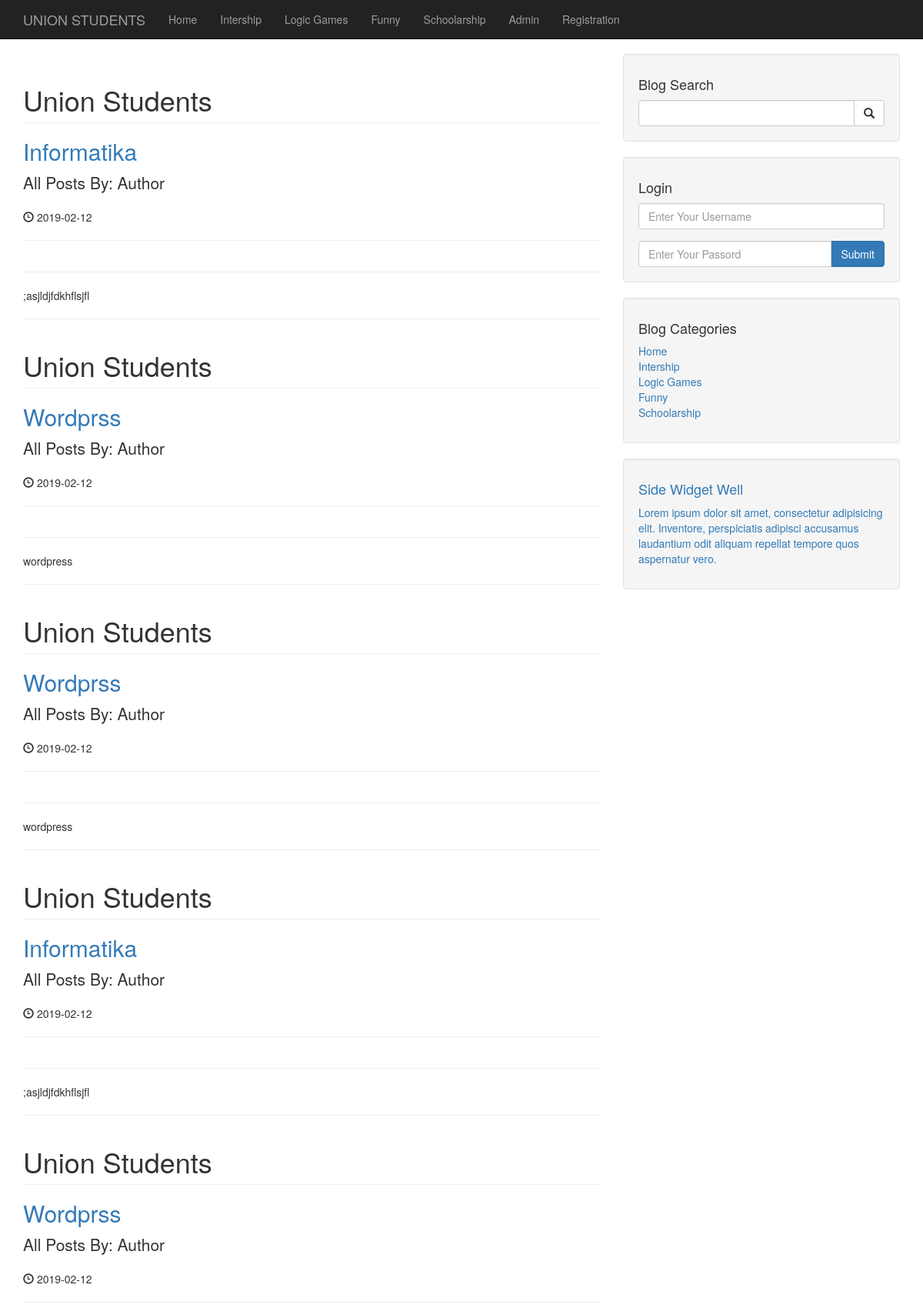
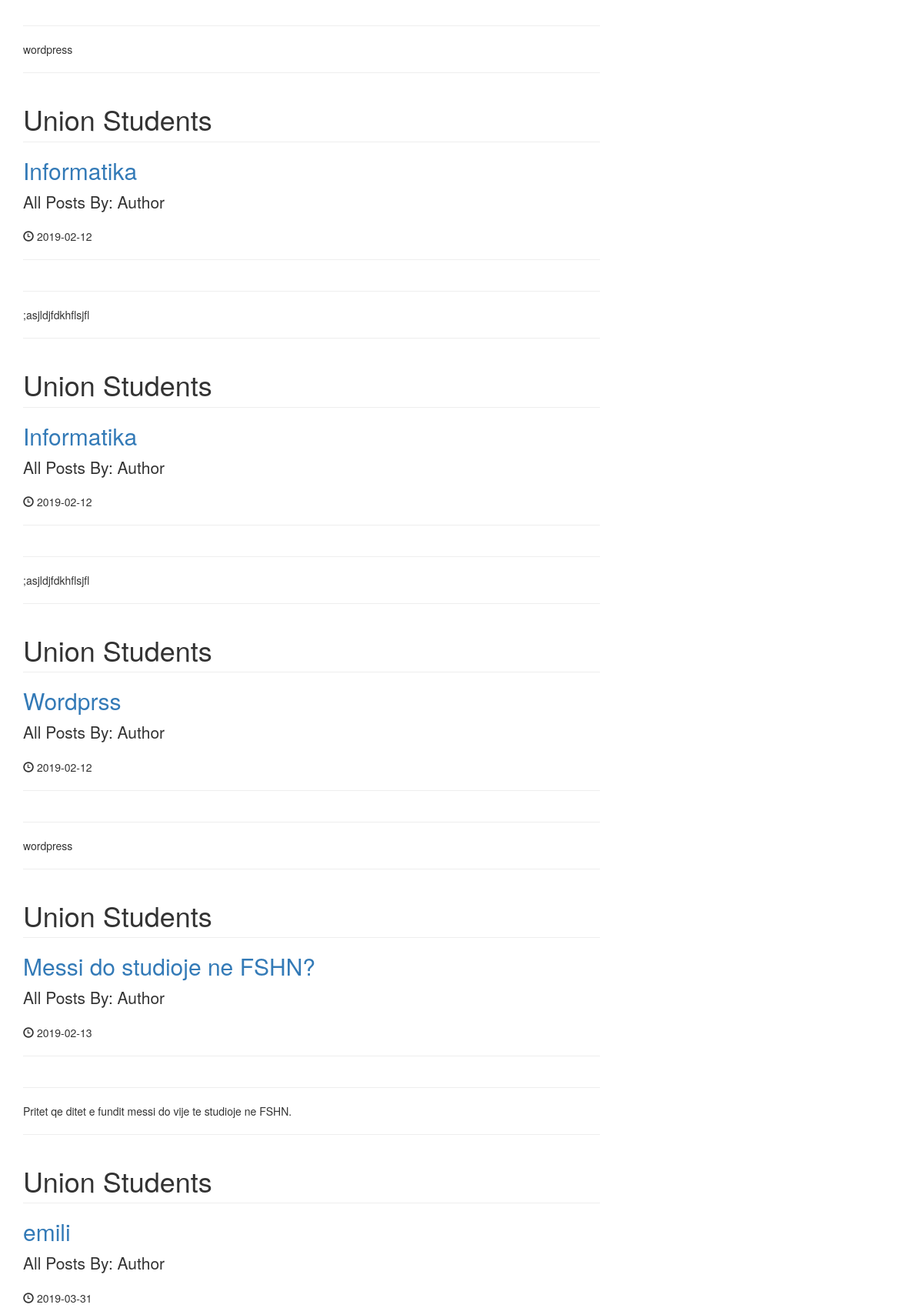
Screenshot of /author_posts.php?author=Author&p_id=28 (upper part) with the database file from the repository (2 pictures, top to bottom).
### tables this page shows
CREATE TABLE `categories` (
  `cat_id` int(3) NOT NULL,
  `cat_title` varchar(300) NOT NULL
);

CREATE TABLE `posts` (
  `post_id` int(3) NOT NULL,
  `post_category_id` int(3) NOT NULL,
  `post_title` varchar(255) NOT NULL,
  `post_author` varchar(255) NOT NULL,
  `post_date` date NOT NULL,
  `post_image` text NOT NULL,
  `post_content` text NOT NULL,
  `post_tags` varchar(255) NOT NULL,
  `post_comment_count` int(11) NOT NULL,
  `post_status` varchar(255) NOT NULL DEFAULT 'draft',
  `post_views_count` int(11) NOT NULL
);

### author_posts.php (the view, shortened to what this page needs)
<?php include "includes/header.php" ?>
   <?php include "includes/navigation.php" ?>
    <div class="container">
        <div class="row">
            <div class="col-md-8">
                <?php
                    if(isset($_GET['p_id'])){
                         $the_post_author = $_GET['author'];
                    }
                    $query = "SELECT * FROM posts WHERE post_author = '{$the_post_author}' ";
                    $select_all_posts_from_query = mysqli_query($connection, $query);
                    while($row = mysqli_fetch_assoc( $select_all_posts_from_query)){
                        $post_title = $row['post_title'];
                        $post_author = $row['post_author'];
                        $post_date = $row['post_date'];
                        $post_content = $row['post_content'];
                        ?>
                <h1 class="page-header">
                    Union  Students
                </h1>
                <h2>
                    <a href="post.php?p_id=<?php echo $post_id;?>"><?php echo $post_title ?></a>
                </h2>
                <p class="lead">
                     All Posts By: <?php echo $post_author ?>
                </p>
                <p><span class="glyphicon glyphicon-time"></span> <?php echo $post_date ?></p>
                <hr>
                <hr>
                <p><?php echo $post_content ?></p>
                <hr>
                       <?php } ?>
         </div>
           <?php include "includes/sidebar.php"; ?>
        </div>
</div>
        <?php include "includes/footer.php";?>

### includes/navigation.php (shortened to what this page needs)
<?php include "includes/db.php";?>
      <nav class="navbar navbar-inverse navbar-fixed-top" role="navigation">
       <div class="container">
           <div class="navbar-header">
               <a class="navbar-brand" href="index.php">UNION STUDENTS</a>
           </div>
           <div class="collapse navbar-collapse" id="bs-example-navbar-collapse-1">
               <ul class="nav navbar-nav">
               <?php
                   $query = "SELECT * FROM categories";
                   $select_all_from_categories = mysqli_query($connection, $query);
                   while($row = mysqli_fetch_assoc($select_all_from_categories)){
                       $cat_title = $row['cat_title'];
                       echo "<li><a href = '#'>{$cat_title}</a></li>";
                   }
                ?>
                   <li>
                       <a href="admin">Admin</a>
                   </li>
                   <li>
                       <a href="registration.php">Registration</a>
                   </li>
               </ul>
           </div>
       </div>
   </nav>

### includes/sidebar.php
 <div class="col-md-4">
    <div class="well">
        <h4>Blog Search</h4>
        <form action = "search.php" method = "post">
        <div class="input-group">
            <input name = "search" type="text" class="form-control">
            <span class="input-group-btn">
                <button name = "submit" class="btn btn-default" type="submit">
                    <span class="glyphicon glyphicon-search"></span>
            </button>
            </span>
        </div>
        </form>
    </div>
    <div class="well">
        <h4>Login</h4>
        <form action = "includes/login.php" method = "post">
            <div class="form-group">
                <input name = "username" type="text" class="form-control" placeholder="Enter Your Username">
             </div>
            <div class="input-group">
                <input name = "password" type="password" class="form-control" placeholder="Enter Your Passord">
                <span class="input-group-btn">
                    <button  class="btn btn-primary" name = "login" type="submit">Submit
                </button>
                </span>
             </div>
        </form>
    </div>
                <div class="well">
                 <?php
                    $query = "SELECT * FROM categories";
                    $select_categories_sidebar = mysqli_query($connection, $query);
                 ?>
                    <h4>Blog Categories</h4>
                    <div class="row">
                        <div class="col-lg-12">
                            <ul class="list-unstyled">
                        <?php
                            while($row = mysqli_fetch_assoc( $select_categories_sidebar)){
                            $cat_title = $row['cat_title'];
                            $cat_id = $row['cat_id'];
                            echo "<li><a href = 'category.php?category=$cat_id'>{$cat_title}</li>";
                        }
                         ?>
                            </ul>
                        </div>
                    </div>
     </div>
              <?php include "widgets.php"; ?>
</div>

### css/blog-home.css (style rules this page uses)
body { padding-top: 70px; }

### rows the page displays
categories: cat_title "Home"
categories: cat_title "Intership"
categories: cat_title "Logic Games"
categories: cat_title "Funny"
categories: cat_title "Schoolarship"
posts: post_title "Informatika", post_author "Author", post_date "2019-02-12", post_content ";asjldjfdkhflsjfl"
posts: post_title "Wordprss", post_author "Author", post_date "2019-02-12", post_content "wordpress"
posts: post_title "Wordprss", post_author "Author", post_date "2019-02-12", post_content "wordpress"
posts: post_title "Informatika", post_author "Author", post_date "2019-02-12", post_content ";asjldjfdkhflsjfl"
posts: post_title "Wordprss", post_author "Author", post_date "2019-02-12", post_content "wordpress"
posts: post_title "Informatika", post_author "Author", post_date "2019-02-12", post_content ";asjldjfdkhflsjfl"
posts: post_title "Informatika", post_author "Author", post_date "2019-02-12", post_content ";asjldjfdkhflsjfl"
posts: post_title "Wordprss", post_author "Author", post_date "2019-02-12", post_content "wordpress"
posts: post_title "Messi do studioje ne FSHN?", post_author "Author", post_date "2019-02-13", post_content "Pritet qe ditet e fundit messi do vije te studioje ne FSHN."
posts: post_title "emili", post_author "Author", post_date "2019-03-31"
